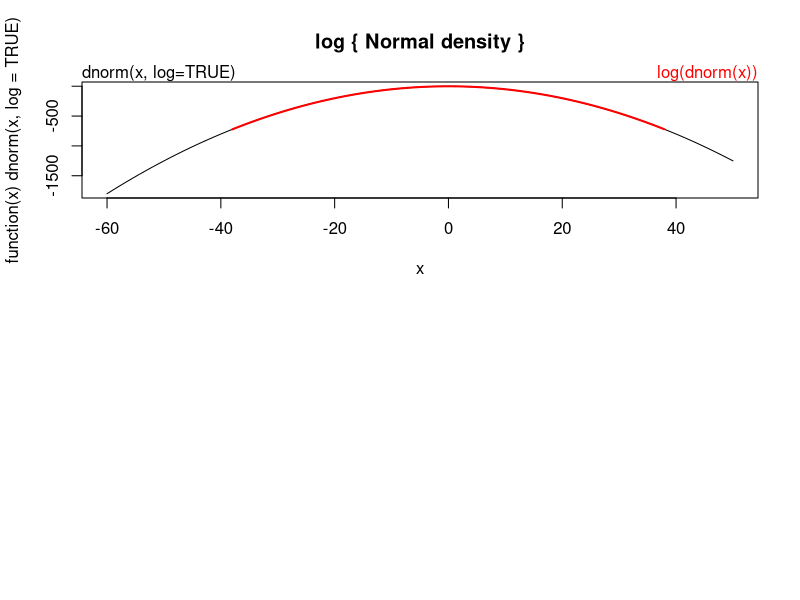

This chart was generated by the following R code:
a <- 1:10

beta(2,3)

dnorm(c(-1.96,0,11.96))

rnorm(10)
pnorm(0.2)

dnorm(0) == 1/sqrt(2*pi)
dnorm(1) == exp(-1/2)/sqrt(2*pi)
dnorm(1) == 1/sqrt(2*pi*exp(1))

## Using "log = TRUE" for an extended range :
par(mfrow = c(2,1))
plot(function(x) dnorm(x, log = TRUE), -60, 50,
     main = "log { Normal density }")
curve(log(dnorm(x)), add = TRUE, col = "red", lwd = 2)
mtext("dnorm(x, log=TRUE)", adj = 0)
mtext("log(dnorm(x))", col = "red", adj = 1)

# uniform and round
x <- round(runif(20,min=60,max=100))
x

# apply to each row or column of a matrix
x <- matrix(data = 1:12, nrow = 3, ncol = 4)
x
apply(x,2,sum)
apply(x,1,sort)

y <- round(rnorm(20,mean=70,sd=15))
y

# apply


